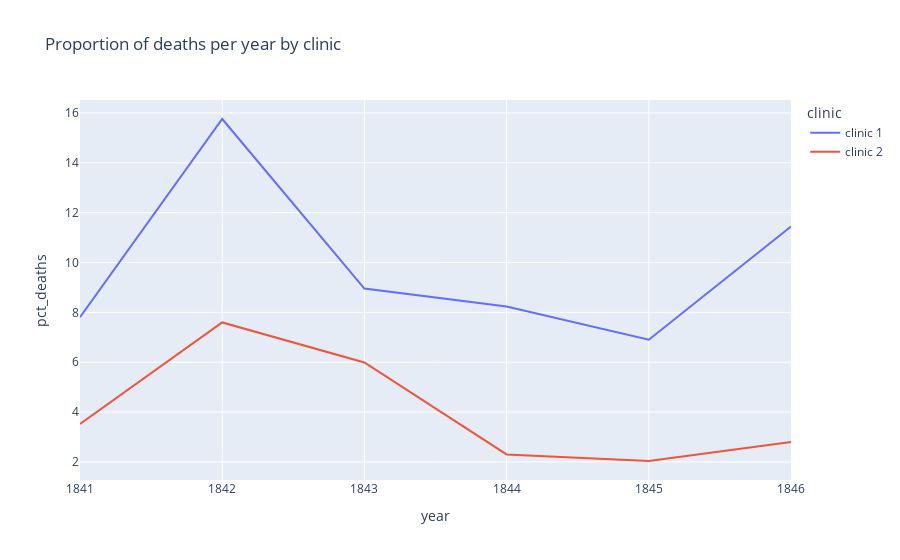

The notebook cell this image was saved under:
### Code cell
line = px.line(df_yearly, 
               x='year', 
               y='pct_deaths',
               color='clinic',
               title='Proportion of deaths per year by clinic')
 
line.show()

### Figure 1 — Plotly figure (JSON) as saved in the notebook; plotly's stock layout.template omitted (floating-point values rounded to 4 significant figures)
{"data": [{"hovertemplate": "clinic=clinic 1<br>year=%{x}<br>pct_deaths=%{y}<extra></extra>", "legendgroup": "clinic 1", "line": {"color": "#636efa", "dash": "solid"}, "marker": {"symbol": "circle"}, "mode": "lines", "name": "clinic 1", "orientation": "v", "showlegend": true, "type": "scatter", "x": [1841, 1842, 1843, 1844, 1845, 1846], "xaxis": "x", "y": [7.806, 15.76, 8.954, 8.236, 6.901, 11.45], "yaxis": "y"}, {"hovertemplate": "clinic=clinic 2<br>year=%{x}<br>pct_deaths=%{y}<extra></extra>", "legendgroup": "clinic 2", "line": {"color": "#EF553B", "dash": "solid"}, "marker": {"symbol": "circle"}, "mode": "lines", "name": "clinic 2", "orientation": "v", "showlegend": true, "type": "scatter", "x": [1841, 1842, 1843, 1844, 1845, 1846], "xaxis": "x", "y": [3.522, 7.597, 5.988, 2.3, 2.036, 2.797], "yaxis": "y"}], "layout": {"legend": {"title": {"text": "clinic"}, "tracegroupgap": 0}, "title": {"text": "Proportion of deaths per year by clinic"}, "xaxis": {"anchor": "y", "domain": [0, 1], "title": {"text": "year"}}, "yaxis": {"anchor": "x", "domain": [0, 1], "title": {"text": "pct_deaths"}}}}
